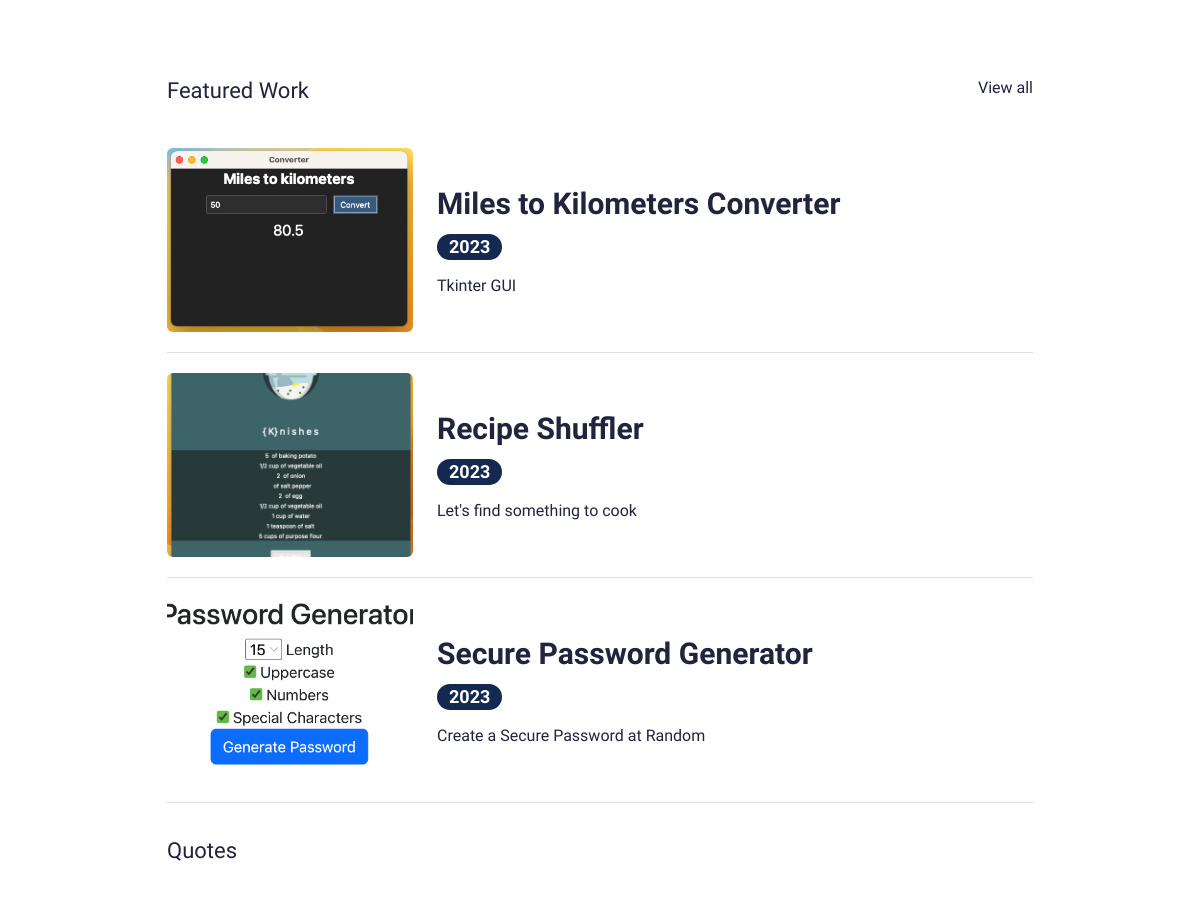
Before: / (middle part) with the older database file.
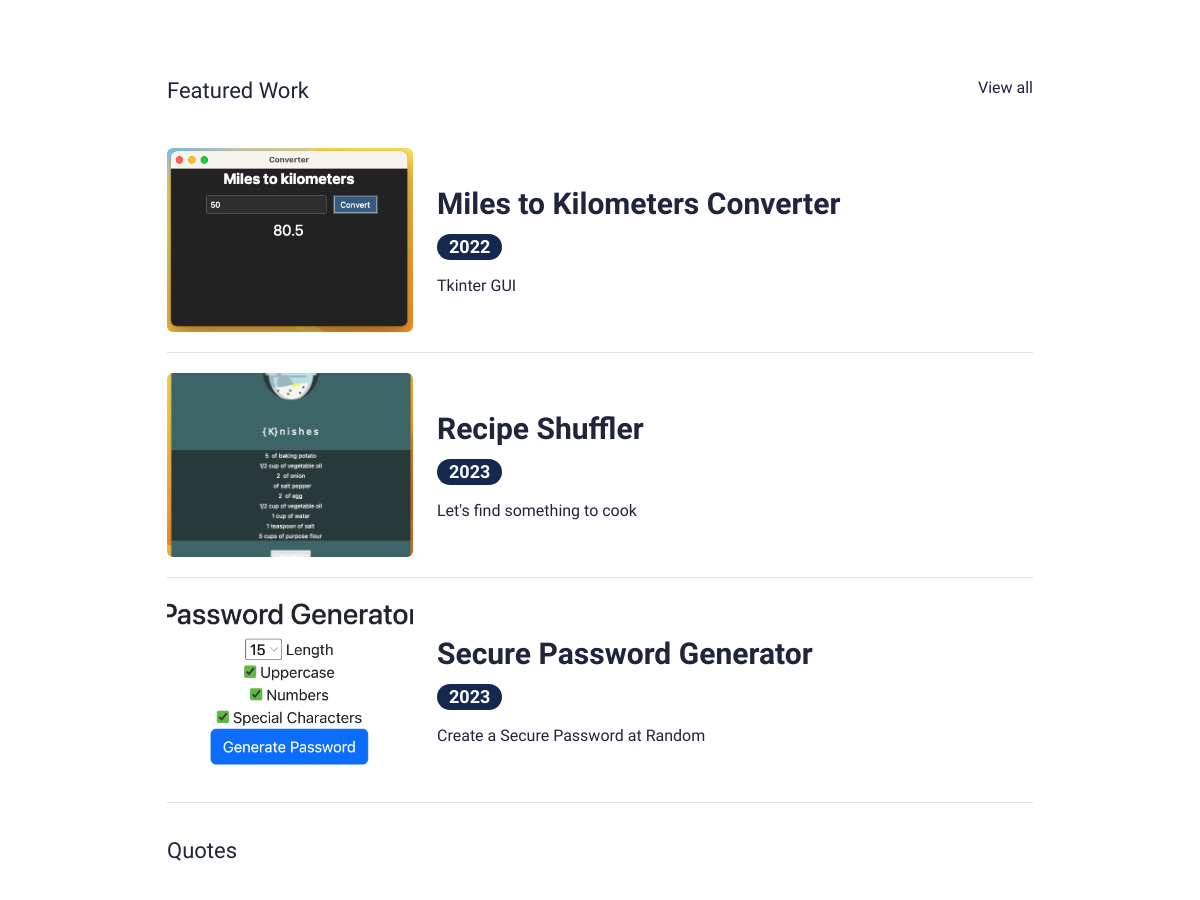
After: the same page with the newer database file.
### main/models.py (models this page shows, shortened)
class Portfolio(models.Model):
    class Meta:
        verbose_name_plural = 'Portfolio Profiles'
        verbose_name = 'Portfolio'
        ordering = ["name"]
    date = models.DateTimeField(blank=True, null=True)
    name = models.CharField(max_length=200, blank=True, null=True)
    description = models.CharField(max_length=500, blank=True, null=True)
    body = RichTextField(blank=True, null=True)
    image = models.ImageField(blank=True, null=True, upload_to="portfolio")
    slug = models.SlugField(null=True, blank=True)
    is_active = models.BooleanField(default=True)

### main/views.py (the view)
# urls.py: path('', views.IndexView.as_view(), name="home"),
class IndexView(generic.TemplateView):
    template_name = "main/index.html"
    def get_context_data(self, **kwargs):
        context = super().get_context_data(**kwargs)
        testimonials = Testimonial.objects.filter(is_active=True)
        certificates = Certificate.objects.filter(is_active=True)
        blogs = Blog.objects.filter(is_active=True)
        portfolio = Portfolio.objects.filter(is_active=True)
        context["testimonials"] = testimonials
        context["certificates"] = certificates
        context["blogs"] = blogs
        context["portfolio"] = portfolio
        return context

### resume_online/context_processors.py (called while the page is built)
def project_context(request):
    context = {
        'me': User.objects.first(),
    }
    return context

### main/templates/main/index.html (shortened to what this page needs)
{% extends 'main/base.html' %}
{% load static %}
{% block content %}
<section>
  <div class="sectionSpace">
    <div class="container">
      <div class="portfolioCol">
        <div class="row pb-3">
          <div class="col">
            <h4 class="smText regular">Featured Work</h4>
          </div>
          <div class="col-auto">
            <a href="{% url 'main:portfolios' %}" class="simpleLink">View all</a>
          </div>
        </div>
        {% for p in portfolio %}
        {% if p.is_active %}
        <div class="portfolioCard">
          <div class="row g-4 align-items-center">
            <div class="col-md-auto">
              <div class="portfolioImgCol">
                <a href="{% url 'main:portfolio' slug=p.slug %}"><img src="{{p.image.url}}" alt="..."></a>
              </div>
            </div>
            <div class="col-md">
              <div class="portfolioContentCol">
                <h4 class="lgTitle"><a href="{% url 'main:portfolio' slug=p.slug %}">{{p.name}}</a></h4>
                <ul class="portfolioOption">
                  <li><span class="dateLbl">{{p.date.year}}</span></li>
                </ul>
                <p>{{p.description}}</p>
              </div>
            </div>
          </div>
        </div>
        {% endif %}
        {% endfor %}
      </div>
      <div class="testimonialCol">
        <h4 class="smText regular d-block">Quotes</h4>
        <div class="testimonialSlider">
        </div>
      </div>
    </div>
  </div>
</section>
{% endblock %}

Changed rows visible on the page:
changed Portfolio "Miles to Kilometers Converter": date.year "2023" → "2022"
